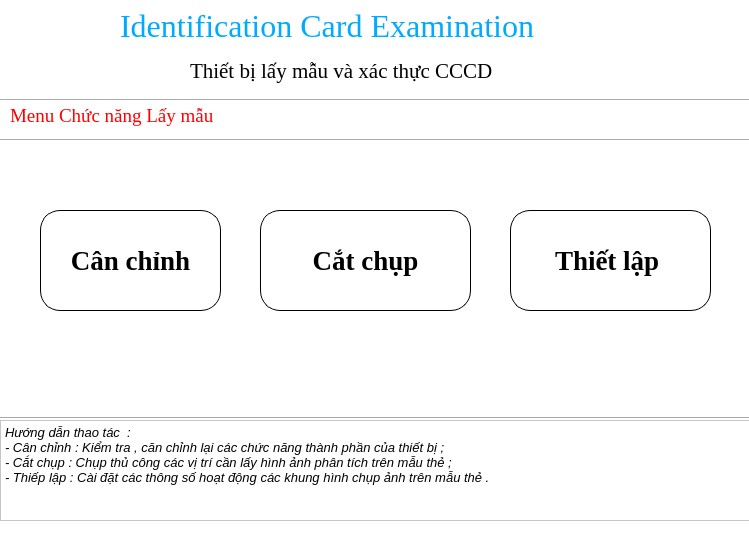
<?xml version="1.0" encoding="UTF-8"?>
<ui version="4.0">
 <class>MainWindow</class>
 <widget class="QMainWindow" name="MainWindow">
  <property name="geometry">
   <rect>
    <x>0</x>
    <y>0</y>
    <width>749</width>
    <height>552</height>
   </rect>
  </property>
  <property name="font">
   <font>
    <weight>75</weight>
    <bold>true</bold>
   </font>
  </property>
  <property name="windowTitle">
   <string>MainWindow</string>
  </property>
  <property name="styleSheet">
   <string notr="true">background-color: rgb(255, 255, 255);
gridline-color: rgb(0, 255, 255);
</string>
  </property>
  <widget class="QWidget" name="centralwidget">
   <widget class="QPushButton" name="Button">
    <property name="geometry">
     <rect>
      <x>40</x>
      <y>210</y>
      <width>181</width>
      <height>101</height>
     </rect>
    </property>
    <property name="font">
     <font>
      <family>Times New Roman</family>
      <pointsize>20</pointsize>
      <weight>75</weight>
      <bold>true</bold>
     </font>
    </property>
    <property name="autoFillBackground">
     <bool>false</bool>
    </property>
    <property name="styleSheet">
     <string notr="true">QPushButton#Button{
    border: 1px solid black;
	background-color: rgb(255, 255, 255);
    border-radius: 20px;
}
</string>
    </property>
    <property name="text">
     <string>Cân chỉnh</string>
    </property>
   </widget>
   <widget class="Line" name="line">
    <property name="geometry">
     <rect>
      <x>0</x>
      <y>410</y>
      <width>851</width>
      <height>16</height>
     </rect>
    </property>
    <property name="orientation">
     <enum>Qt::Horizontal</enum>
    </property>
   </widget>
   <widget class="QTextBrowser" name="textBrowser">
    <property name="geometry">
     <rect>
      <x>0</x>
      <y>420</y>
      <width>751</width>
      <height>101</height>
     </rect>
    </property>
    <property name="html">
     <string>&lt;!DOCTYPE HTML PUBLIC &quot;-//W3C//DTD HTML 4.0//EN&quot; &quot;http://www.w3.org/TR/REC-html40/strict.dtd&quot;&gt;
&lt;html&gt;&lt;head&gt;&lt;meta name=&quot;qrichtext&quot; content=&quot;1&quot; /&gt;&lt;style type=&quot;text/css&quot;&gt;
p, li { white-space: pre-wrap; }
&lt;/style&gt;&lt;/head&gt;&lt;body style=&quot; font-family:'MS Shell Dlg 2'; font-size:7.8pt; font-weight:400; font-style:normal;&quot;&gt;
&lt;p style=&quot; margin-top:0px; margin-bottom:0px; margin-left:0px; margin-right:0px; -qt-block-indent:0; text-indent:0px;&quot;&gt;&lt;span style=&quot; font-size:10pt; font-style:italic;&quot;&gt;Hướng dẫn thao tác  :&lt;/span&gt;&lt;/p&gt;
&lt;p style=&quot; margin-top:0px; margin-bottom:0px; margin-left:0px; margin-right:0px; -qt-block-indent:0; text-indent:0px;&quot;&gt;&lt;span style=&quot; font-size:10pt; font-style:italic;&quot;&gt;- Cân chỉnh : Kiểm tra , căn chỉnh lại các chức năng thành phần của thiết bị ;&lt;br /&gt;- Cắt chụp : Chụp thủ công các vị trí cần lấy hình ảnh phân tích trên mẫu thẻ ;&lt;/span&gt;&lt;/p&gt;
&lt;p style=&quot; margin-top:0px; margin-bottom:0px; margin-left:0px; margin-right:0px; -qt-block-indent:0; text-indent:0px;&quot;&gt;&lt;span style=&quot; font-size:10pt; font-style:italic;&quot;&gt;- Thiếp lập : Cài đặt các thông số hoạt động các khung hình chụp ảnh trên mẫu thẻ . &lt;/span&gt;&lt;/p&gt;&lt;/body&gt;&lt;/html&gt;</string>
    </property>
   </widget>
   <widget class="QPushButton" name="Button_2">
    <property name="geometry">
     <rect>
      <x>510</x>
      <y>210</y>
      <width>201</width>
      <height>101</height>
     </rect>
    </property>
    <property name="font">
     <font>
      <family>Times New Roman</family>
      <pointsize>20</pointsize>
      <weight>75</weight>
      <bold>true</bold>
     </font>
    </property>
    <property name="styleSheet">
     <string notr="true">QPushButton#Button_2
{   border: 1px solid black;
	background-color: rgb(255, 255, 255);
    border-radius: 20px;
}
</string>
    </property>
    <property name="text">
     <string>Thiết lập </string>
    </property>
   </widget>
   <widget class="QPushButton" name="Button_3">
    <property name="geometry">
     <rect>
      <x>260</x>
      <y>210</y>
      <width>211</width>
      <height>101</height>
     </rect>
    </property>
    <property name="font">
     <font>
      <family>Times New Roman</family>
      <pointsize>20</pointsize>
      <weight>75</weight>
      <bold>true</bold>
     </font>
    </property>
    <property name="styleSheet">
     <string notr="true">QPushButton#Button_3{
    border: 1px solid black; 
	background-color: rgb(255, 255, 255);
    border-radius: 20px;
}
</string>
    </property>
    <property name="text">
     <string>Cắt chụp</string>
    </property>
   </widget>
   <widget class="Line" name="line_2">
    <property name="geometry">
     <rect>
      <x>0</x>
      <y>120</y>
      <width>821</width>
      <height>41</height>
     </rect>
    </property>
    <property name="styleSheet">
     <string notr="true">selection-color: rgb(85, 170, 255);</string>
    </property>
    <property name="orientation">
     <enum>Qt::Horizontal</enum>
    </property>
   </widget>
   <widget class="Line" name="line_3">
    <property name="geometry">
     <rect>
      <x>0</x>
      <y>85</y>
      <width>831</width>
      <height>31</height>
     </rect>
    </property>
    <property name="styleSheet">
     <string notr="true">color: rgb(0, 85, 255);</string>
    </property>
    <property name="orientation">
     <enum>Qt::Horizontal</enum>
    </property>
   </widget>
   <widget class="QLabel" name="label">
    <property name="geometry">
     <rect>
      <x>120</x>
      <y>0</y>
      <width>521</width>
      <height>51</height>
     </rect>
    </property>
    <property name="font">
     <font>
      <family>Times New Roman</family>
      <pointsize>24</pointsize>
     </font>
    </property>
    <property name="styleSheet">
     <string notr="true">color: rgb(0, 170, 255);
</string>
    </property>
    <property name="text">
     <string>Identification Card Examination </string>
    </property>
   </widget>
   <widget class="QLabel" name="label_2">
    <property name="geometry">
     <rect>
      <x>190</x>
      <y>50</y>
      <width>401</width>
      <height>41</height>
     </rect>
    </property>
    <property name="font">
     <font>
      <family>Times New Roman</family>
      <pointsize>16</pointsize>
     </font>
    </property>
    <property name="text">
     <string>Thiết bị lấy mẫu và xác thực CCCD</string>
    </property>
   </widget>
   <widget class="QLabel" name="label_3">
    <property name="geometry">
     <rect>
      <x>10</x>
      <y>0</y>
      <width>111</width>
      <height>91</height>
     </rect>
    </property>
    <property name="text">
     <string/>
    </property>
    <property name="pixmap">
     <pixmap>../../Downloads/th.jpg</pixmap>
    </property>
    <property name="scaledContents">
     <bool>true</bool>
    </property>
   </widget>
   <widget class="QLabel" name="label_4">
    <property name="geometry">
     <rect>
      <x>10</x>
      <y>100</y>
      <width>471</width>
      <height>31</height>
     </rect>
    </property>
    <property name="font">
     <font>
      <family>Times New Roman</family>
      <pointsize>14</pointsize>
     </font>
    </property>
    <property name="styleSheet">
     <string notr="true">color: rgb(255, 0, 0);</string>
    </property>
    <property name="text">
     <string>Menu Chức năng Lấy mẫu</string>
    </property>
   </widget>
  </widget>
  <widget class="QStatusBar" name="statusbar"/>
  <action name="actionlogo">
   <property name="icon">
    <iconset>
     <normaloff>../../Downloads/th.jpg</normaloff>../../Downloads/th.jpg</iconset>
   </property>
   <property name="text">
    <string>logo</string>
   </property>
  </action>
 </widget>
 <resources/>
 <connections/>
</ui>
